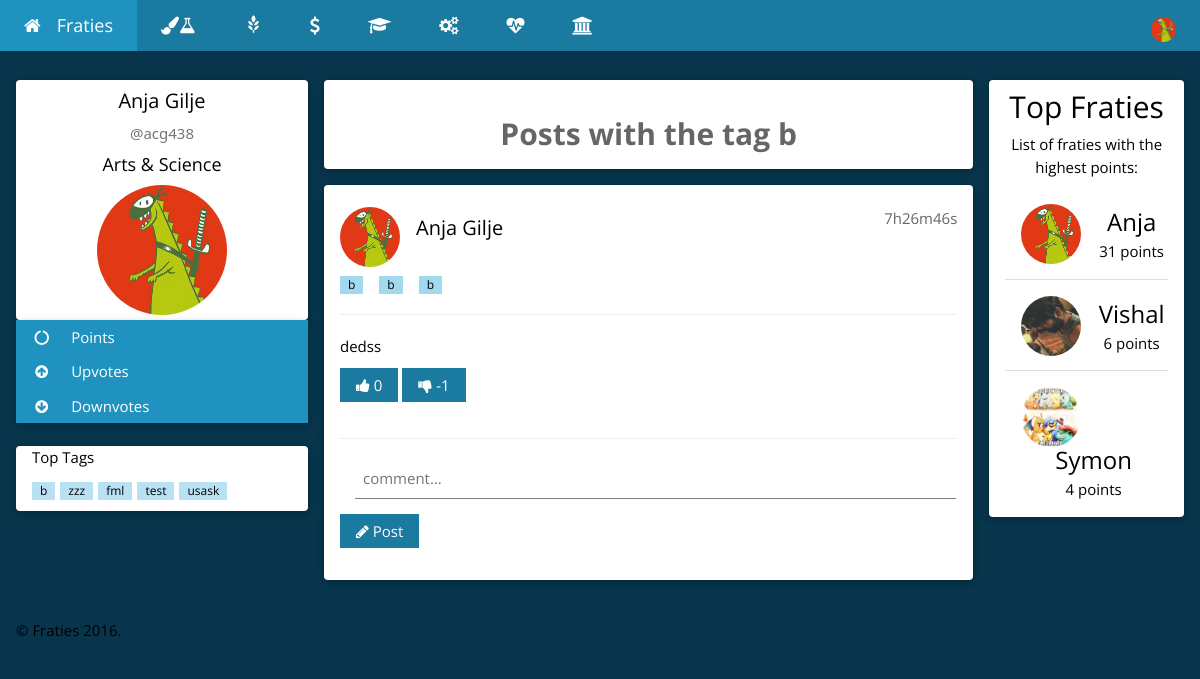
/tag.php?tag=b (signed in), run on the app's committed database.
### tables this page shows
CREATE TABLE `users` (
  `userID` int(254) UNSIGNED NOT NULL,
  `userNSID` varchar(100) NOT NULL,
  `userPassword` varchar(100) NOT NULL,
  `userFirstName` varchar(500) NOT NULL,
  `userLastName` varchar(500) NOT NULL,
  `userCollege` varchar(500) NOT NULL,
  `userImagePath` varchar(1000) NOT NULL,
  `userPoints` int(254) NOT NULL DEFAULT '0',
  `userUpvotes` int(254) NOT NULL DEFAULT '0',
  `userDownvotes` int(254) NOT NULL DEFAULT '0',
  `userActive` tinyint(1) NOT NULL DEFAULT '0',
  `userFollowers` int(11) NOT NULL DEFAULT '0',
  `userFollowing` int(10) UNSIGNED NOT NULL DEFAULT '0'
);

CREATE TABLE `tags` (
  `tagID` int(254) UNSIGNED NOT NULL,
  `postID` int(254) UNSIGNED NOT NULL,
  `tagText` varchar(150) NOT NULL
);

CREATE TABLE `posts` (
  `postID` int(254) UNSIGNED NOT NULL,
  `userNSID` varchar(100) NOT NULL,
  `userCollege` varchar(500) NOT NULL,
  `postText` varchar(150) NOT NULL,
  `postUpVotes` int(254) NOT NULL DEFAULT '0',
  `postDownVotes` int(254) NOT NULL DEFAULT '0',
  `postComments` int(254) NOT NULL DEFAULT '0',
  `postTime` timestamp NOT NULL DEFAULT CURRENT_TIMESTAMP ON UPDATE CURRENT_TIMESTAMP
);

### Login/Controller/userClass.php (called while the page is built, shortened)
<?php
    function displayUserDB(){
        $connection = connect();
        $query = "SELECT * ";
        $query .= "FROM `users` ";
        $query .= "ORDER BY userPoints DESC LIMIT 10";
        $result = mysqli_query($connection, $query);
        if (mysqli_num_rows($result) > 0) {
            return $result;
        } else {
            return false;
        }
    }
    function getFirstName($nsid){
        $connection = connect();
        $nsid = mysqli_real_escape_string($connection, $nsid);
        $query = "SELECT * ";
        $query .= "FROM `users` ";
        $query .= "WHERE `userNSID` = '$nsid' ";
        $result = mysqli_query($connection, $query);
        if (mysqli_num_rows($result) == 1) {
            while($row = mysqli_fetch_assoc($result)) {
                return $row["userFirstName"];
            }
        } else if(mysqli_num_rows($result) > 1){
            return false;
        } else {
            return false;
        }
    }
    function getLastName($nsid){
        $connection = connect();
        $nsid = mysqli_real_escape_string($connection, $nsid);
        $query = "SELECT * ";
        $query .= "FROM `users` ";
        $query .= "WHERE `userNSID` = '$nsid' ";
        $result = mysqli_query($connection, $query);
        if (mysqli_num_rows($result) == 1) {
            while($row = mysqli_fetch_assoc($result)) {
                return $row["userLastName"];
            }
        } else if(mysqli_num_rows($result) > 1){
            return false;
        } else {
            return false;
        }
    }
    function getImagePath($nsid){
        $connection = connect();
        $nsid = mysqli_real_escape_string($connection, $nsid);
        $query = "SELECT * ";
        $query .= "FROM `users` ";
        $query .= "WHERE `userNSID` = '$nsid' ";
        $result = mysqli_query($connection, $query);
        if (mysqli_num_rows($result) == 1) {
            while($row = mysqli_fetch_assoc($result)) {
                return $row["userImagePath"];
            }
        } else if(mysqli_num_rows($result) > 1){
            return false;
        } else {
            return false;
        }
    }
    function getCollege($nsid){
        $connection = connect();
        $nsid = mysqli_real_escape_string($connection, $nsid);
        $query = "SELECT * ";
        $query .= "FROM `users` ";
        $query .= "WHERE `userNSID` = '$nsid' ";
        $result = mysqli_query($connection, $query);
        if (mysqli_num_rows($result) == 1) {
            while($row = mysqli_fetch_assoc($result)) {
                return $row["userCollege"];
            }
        } else if(mysqli_num_rows($result) > 1){
            return false;
        } else {
            return false;
        }
    }
?>

### Post/Controller/postClass.php (called while the page is built, shortened)
<?php
    function secondsToString($secs){
    $bit = array(
        'y' => $secs / 31556926 % 12,
        'w' => $secs / 604800 % 52,
        'd' => $secs / 86400 % 7,
        'h' => $secs / 3600 % 24,
        'm' => $secs / 60 % 60,
        's' => $secs % 60
        );
    foreach($bit as $k => $v)
        if($v > 0)$ret[] = $v . $k;
    return join('', $ret);
}
?>

### tag.php (the view, shortened to what this page needs)
<?php
    require_once 'Login/Controller/userClass.php';
    require_once 'Post/Controller/postClass.php';
    require_once 'Post/Controller/postTag.php';
    $NSID = $_SESSION["userNSID"];
    if(getUserActiveStatus($NSID)==1){
        $FirstName = getFirstName($NSID);
        $LastName = getLastName($NSID);
        $ImagePath = getImagePath($NSID);
        $College = getCollege($NSID);
    } else {
        header('Location: login.php');
        exit;
    }
?>
<!DOCTYPE html>
<html>
<head>
   <link rel="stylesheet" href="https://maxcdn.bootstrapcdn.com/bootstrap/3.3.7/css/bootstrap.min.css">
    <link rel="stylesheet" href="CSS/homeTheme.css">
    <link rel="stylesheet" href="https://cdnjs.cloudflare.com/ajax/libs/font-awesome/4.6.3/css/font-awesome.min.css">
</head>
<body class="w3-theme-l5">
<div class="w3-top">
 <ul class="w3-navbar w3-theme-d5 w3-left-align w3-large">
  <li><a href="home.php" title="Go home!" class="w3-padding-large w3-theme-d4"><i class="fa fa-home w3-margin-right"></i>Fraties</a></li>
  <li class="w3-hide-small"><a href="Arts&Science.php" class="w3-padding-large w3-hover-white" title="Arts & Science"><i class="fa fa-paint-brush"></i><i class="fa fa-flask"></i></a></li>
  <li class="w3-hide-small"><a href="Agriculture.php" class="w3-padding-large w3-hover-white" title="Agriculture and Bioresources"><i class="glyphicon glyphicon-grain"></i></a></li>
<li class="w3-hide-small"><a href="ESB.php" class="w3-padding-large w3-hover-white" title="Edwards School of Business"><i class="fa fa-usd"></i></a></li>
<li class="w3-hide-small"><a href="Education.php" class="w3-padding-large w3-hover-white" title="Education"><i class="fa fa-graduation-cap"></i></a></li>
<li class="w3-hide-small"><a href="Engineering.php" class="w3-padding-large w3-hover-white" title="Engineering"><i class="fa fa-cogs"></i></a></li>
<li class="w3-hide-small"><a href="Kinesiology.php" class="w3-padding-large w3-hover-white" title="Kinesiology"><i class="fa fa-heartbeat"></i></a></li>
<li class="w3-hide-small"><a href="STM.php" class="w3-padding-large w3-hover-white" title="St. Thomas More"><i class="fa fa-university"></i></a></li>
  <li class="w3-dropdown-hover w3-hide-small w3-right">
      <div class="w3-padding-large w3-hover-white" title="My Account">
          <img src='<?php echo $ImagePath; ?>' class="w3-circle" style="height:25px;width:25px" alt="Avatar">
      </div>
  </li>
 </ul>
</div>
<div class="w3-container w3-content" style="max-width:1400px;margin-top:80px">
  <div class="w3-row">
    <div class="w3-col m3">
      <div class="w3-card-2 w3-round w3-white">
        <div class="w3-container">
         <h4 class="w3-center"><?php echo $FirstName." ".$LastName; ?></h4>
         <p class="w3-center w3-text-grey w3-slim">@<?php echo $NSID; ?></p>
         <h5 class="w3-center"><?php echo $College; ?></h5>
         <p class="w3-center"><img src='<?php echo $ImagePath; ?>' class="w3-circle" style="height:130px;width:130px" alt="Avatar"></p>
        </div>
      </div>
      <div class="w3-card-2 w3-round">
        <div class="w3-accordion w3-white">
          <button title="Your total points" onclick="myFunction('Demo1')" class="w3-btn-block w3-theme-d4 w3-left-align"><i class="fa fa-circle-o-notch fa-fw w3-margin-right"></i> Points</button>
          <button title="Upvotes recieved" onclick="myFunction('Demo2')" class="w3-btn-block w3-theme-d4 w3-left-align"><i class="fa fa-arrow-circle-up  fa-fw w3-margin-right"></i> Upvotes</button>
          <button title="Downvotes recieved" onclick="myFunction('Demo3')" class="w3-btn-block w3-theme-d4 w3-left-align"><i class="fa fa-arrow-circle-down  fa-fw w3-margin-right"></i> Downvotes</button>
        </div>
      </div>
      <br>
      <div class="w3-card-2 w3-round w3-white w3-hide-small">
        <div class="w3-container">
          <p>Top Tags</p>
          <p>
            <?php echo getTopTags(); ?>
          </p>
        </div>
      </div>
      <br>
    </div>
    <div class="w3-col m7">
      <div class="w3-row-padding">
        <div class="w3-col m12">
          <div class="w3-card-2 w3-round w3-white">
            <div class="w3-container w3-center w3-padding"><br>
            <label class="w3-opacity" style="font-size: 2em;">Posts with the tag <?php if (isset($_GET['tag'])) {echo $_GET['tag'];}?></label>
            </div>
          </div>
        </div>
      </div>
<?php
$result = displaySpecificTagPosts($_GET['tag']);
while($row = mysqli_fetch_assoc($result)) {
    $postID = $row["postID"];
    $postNsid = $row["userNSID"];
    $postText = $row["postText"];
    $postUpVotes = " ".$row["postUpVotes"];
    $postDownVotes = " ".$row["postDownVotes"];
    $nowtime = date(time());
    $postTime = strtotime($row["postTime"]);
        echo "<div class='w3-container w3-card-2 w3-white w3-round w3-margin'><br>";
        echo "<img src='".getImagePath($postNsid)."' alt='Avatar' class='w3-left w3-circle w3-margin-right' style='width:60px; height:60px;'>";
        echo "<span class='w3-right w3-opacity'>".secondsToString($nowtime-$postTime)."</span>";
        echo "<h4>";
            echo getFirstName($postNsid)." ".getLastName($postNsid);
        echo "</h4><br>";
        echo "<p>";
          echo getTags($postID);
        echo "</p>";
        echo "<hr class='w3-clear'>";
        echo "<p>";
            echo $postText;
        echo "</p>";
            echo "<button type='submit' onclick='upVote(this)' value='".$postID."' class='upvote w3-btn w3-theme-d5 w3-margin-bottom'><i class='fa fa-thumbs-up'></i><span id='up".$postID."'>".$postUpVotes."</span></button> ";
            echo "<button type='submit' onclick='downVote(this)' value='".$postID."' class='downvote w3-btn w3-theme-d5 w3-margin-bottom'><i class='fa fa-thumbs-down'></i><span id='down".$postID."'>".$postDownVotes."</span></button> ";
            echo "<hr class='w3-clear'>";
            echo "<div class='w3-margin-right'><input id='comment".$postID."' placeholder='comment...' class='w3-input' name='comment' type='text' required></div>";
            echo "<button type='submit' onclick='comment(this)' value='".$postID."' class='w3-btn w3-theme-d5 w3-margin-bottom'><i class='fa fa-pencil'></i> Post</button>";
        echo "</div>";
}
?>
    </div>
    <div class="w3-col m2">
      <div class="w3-card-2 w3-round w3-white w3-center">
        <div class="w3-container">
          <h2>Top Fraties</h2>
          <p>List of fraties with the highest points:</p>
          <ul class="w3-ul">
<?php
$leaders = displayUserDB();
while($row = mysqli_fetch_assoc($leaders)) {
    $imagePath = $row["userImagePath"];
    $points = $row["userPoints"];
    $name = $row["userFirstName"];
            echo "<li class='w3-padding-16'>";
              echo "<img src='{$imagePath}' class='w3-left w3-circle w3-margin-right' style='width:60px; height:60px;'>";
              echo "<span class='w3-xlarge'>{$name}</span><br>";
              echo "<span>{$points} points</span>";
            echo "</li>";
}
?>
          </ul>
        </div>
      </div>
      <br>
    </div>
  </div>
</div>
<br>
<footer class="w3-container">
  <p>&copy; Fraties <?php echo date("Y");?>.</p>
</footer>
</body>
</html>

### Post/Controller/postTag.php (shortened to what this page needs)
<?php
    function getTags($postID) {
        $connection = connect();
        $postID = mysqli_real_escape_string($connection, $postID);
        $query = "SELECT * ";
        $query .= "FROM `tags` ";
        $query .= "WHERE `postID` = '$postID' ";
        $result = mysqli_query($connection, $query);
        if (mysqli_num_rows($result) > 0) {
            while($row = mysqli_fetch_assoc($result)) {
                $tags .= '<span class="w3-tag w3-small w3-theme-l1 w3-margin-right"><a href="tag.php?tag='.$row["tagText"].'">'.$row["tagText"].'</a></span>';
            }
            return $tags;
        } else {
            return false;
        }
    }
    function getTopTags() {
        $connection = connect();
        $query = "SELECT `tagText` ";
        $query .= "FROM `tags` ";
        $query .= "GROUP BY `tagText`";
        $query .= "ORDER BY COUNT(*) DESC LIMIT 10";
        $result = mysqli_query($connection, $query);
        if (mysqli_num_rows($result) > 0) {
            while($row = mysqli_fetch_assoc($result)) {
                $topTags .= '<span class="w3-tag w3-small w3-theme-l2" style="margin-right:5px;"><a href="tag.php?tag='.$row["tagText"].'">'.$row["tagText"].'</a></span>';
            }
            return $topTags;
        } else {
            return false;
        }
    }
    function displaySpecificTagPosts($tag){
        $connection = connect();
        $query = "SELECT * FROM `posts` AS p JOIN `tags` AS t ON p.postID = t.postID WHERE t.tagText = '$tag' GROUP BY p.postID ORDER BY `postTime` DESC";
        $result = mysqli_query($connection, $query);
        if (mysqli_num_rows($result) > 0) {
            return $result;
        } else {
            return false;
        }
}
?>

### tag.php (style rules this page uses)
html,body,h1,h2,h3,h4,h5 { font-family: "Open Sans", sans-serif }

### data on the page
users: userImagePath (picture), userFirstName "Anja", userLastName "Gilje", userCollege "Arts & Science", userPoints "31"
tags: postID.userImagePath (picture), secondsToString($nowtime-$postTime) "7h26m46s", postID.userFirstName "Anja", postID.userLastName "Gilje", tagText "b", postID.postText "dedss", postID.postUpVotes "0", postID.postDownVotes "-1"
tags: tagText "b"
tags: tagText "b"
users: userImagePath (picture), userFirstName "Vishal", userPoints "6"
users: userImagePath (picture), userFirstName "Symon", userPoints "4"

### other printed values
$NSID "acg438"
$row["tagText"] "b"
$row["tagText"] "zzz"
$row["tagText"] "fml"
$row["tagText"] "test"
$row["tagText"] "usask"
$_GET['tag'] "b"
